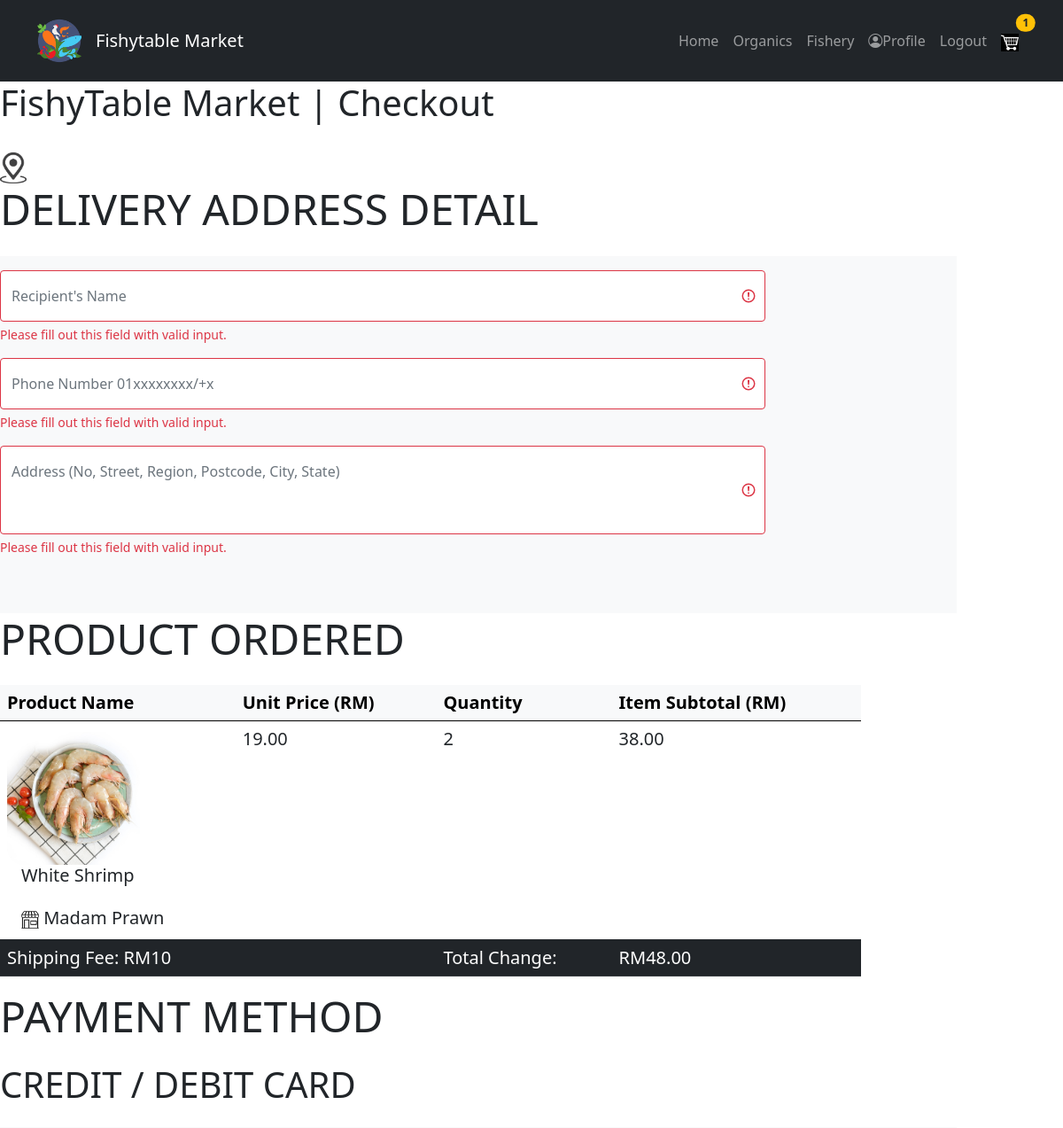
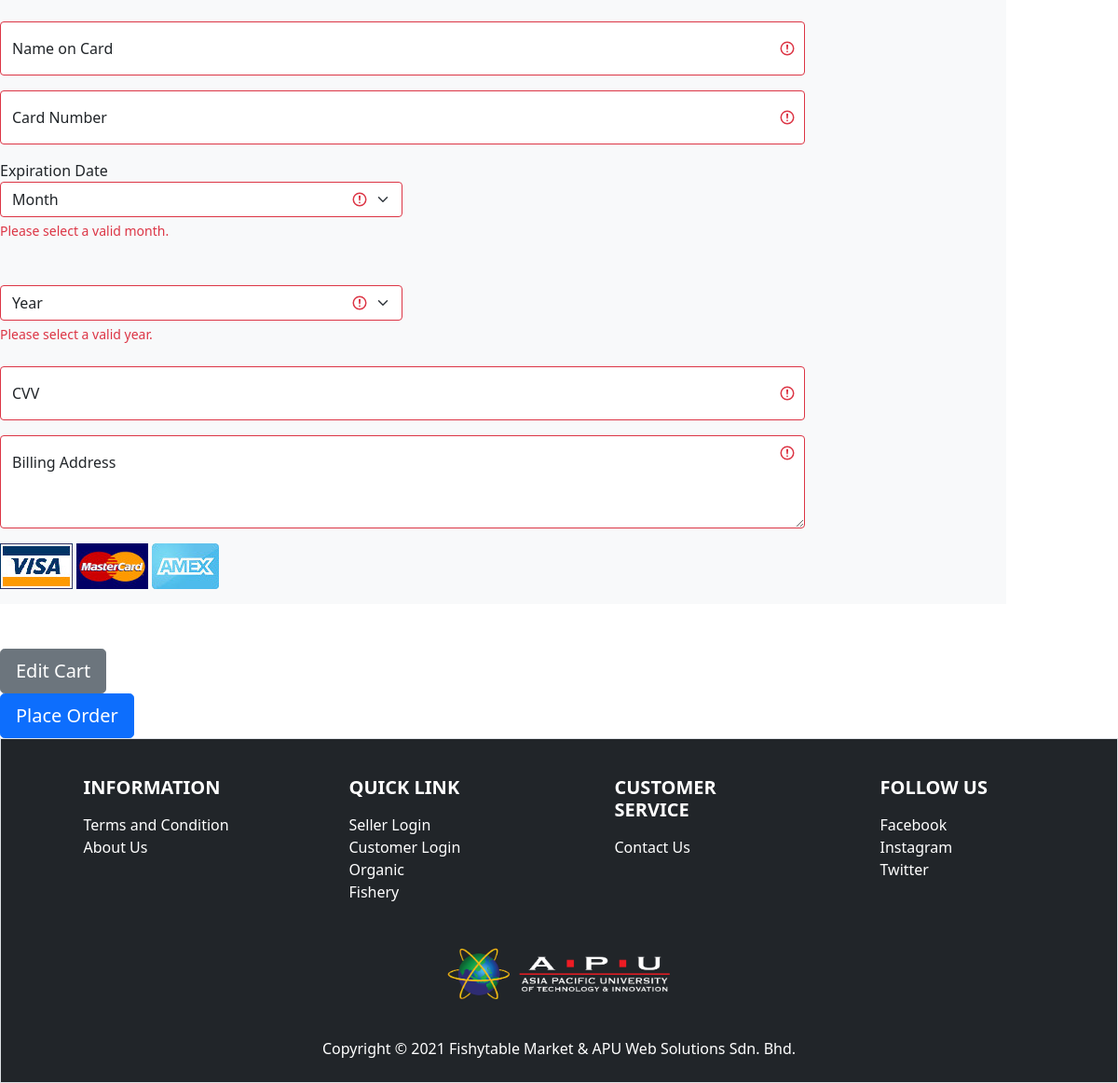
/checkoutPage.php (signed in), run on the app's committed database (2 pictures, top to bottom).
### tables this page shows
CREATE TABLE IF NOT EXISTS `productcartlist` (
  `ProductCartListID` int NOT NULL AUTO_INCREMENT,
  `Quantity` int NOT NULL,
  `UnitPrice` decimal(10,2) NOT NULL,
  `CartID` int NOT NULL,
  `ProductID` int NOT NULL,
  PRIMARY KEY (`ProductCartListID`),
  KEY `CartID` (`CartID`,`ProductID`),
  KEY `ProductID` (`ProductID`)
);

CREATE TABLE IF NOT EXISTS `product` (
  `ProductID` int NOT NULL AUTO_INCREMENT,
  `ProductName` varchar(60) NOT NULL,
  `ShippingMethod` varchar(25) NOT NULL,
  `Price` decimal(10,2) NOT NULL,
  `ProductSpecification` varchar(1200) DEFAULT NULL,
  `ProductPicture` varchar(255) NOT NULL,
  `Weight` int NOT NULL,
  `DateAdded` date NOT NULL,
  `SellerID` int NOT NULL,
  `SubCategoryID` char(6) NOT NULL,
  `ProductRating` int DEFAULT NULL,
  PRIMARY KEY (`ProductID`),
  KEY `SellerID` (`SellerID`,`SubCategoryID`),
  KEY `SubCategoryID` (`SubCategoryID`)
);

CREATE TABLE IF NOT EXISTS `seller` (
  `SellerID` int NOT NULL AUTO_INCREMENT,
  `SellerName` varchar(30) NOT NULL,
  `SellerEmail` varchar(255) NOT NULL,
  `SellerPassword` varchar(128) NOT NULL,
  `SellerTelephone` varchar(12) NOT NULL,
  `SellerPhoto` varchar(255) NOT NULL,
  `ShopName` varchar(30) NOT NULL,
  `SellerAddress` varchar(255) NOT NULL,
  `SellerDescription` varchar(500) DEFAULT NULL,
  `JoinDate` date NOT NULL,
  `SellerRating` int DEFAULT NULL,
  PRIMARY KEY (`SellerID`)
);

### checkoutPage.php (the view, shortened to what this page needs)
<?php require "resources/conn.php";
    $sql = mysqli_query($con, "SELECT * FROM (((productcartlist INNER JOIN cart ON productcartlist.CartID = cart.CartID) INNER JOIN product ON productcartlist.ProductID =product.ProductID) INNER JOIN seller ON product.SellerID = seller.SellerID) INNER JOIN customer ON cart.CustID = customer.CustID WHERE cart.CustID = ".$_SESSION['CustID']." AND cart.CartPaid = 0");
?>
<!DOCTYPE html>
<html>
    <head>
        <link rel="stylesheet" href="css/ml_css">
        <?php require "import_headInfo.php"; ?>
    </head>
    <body>
        <?php require "header.php";?>
        <div class="right-side-title">
            <h1 class="title-text">FishyTable Market | Checkout</h1>
        </div>
        <div class="flex-container-column" style="width:100%;">
            <br>
            <div class="flex-container-row w-90">
                <img src="image/location_icon.png" alt="location icon" style="width:30px; height:35px;">
                <div class="display-5">DELIVERY ADDRESS DETAIL</div>
            </div>
                <br>
            <form id="form1" class="flex-container-column bg-light pt-3 pb-3 was-validated" style="width:90%">
                <div style="width:80%">
                    <div class="form-floating mb-3">
                        <input type="text" class="form-control" id="floatingInput" name="recipientName" placeholder="Recipient's Name" pattern="[a-zA-Z][a-zA-Z ]{5,}" required>
                        <label class="text-secondary" for="floatingInput">Recipient's Name</label>
                        <div class="invalid-feedback">Please fill out this field with valid input.</div>
                    </div>
                    <div class="form-floating mb-3">
                        <input type="tel" class="form-control" id="floatingInput" placeholder="Phone Number" name="recipientPhone" pattern="^(\+?6?01)[0-46-9]-*[0-9]{7,8}$" required>
                        <label class="text-secondary" for="floatingInput">Phone Number 01xxxxxxxx/+x</label>
                        <div class="invalid-feedback">Please fill out this field with valid input.</div>
                    </div>
                    <div class="form-floating mb-3">
                        <input class="form-control" placeholder="Recipient address" id="floatingTextarea2" name="recipientAddress" style="height: 100px" pattern="[.0-9a-zA-Z/\s,-]{20,}" required>
                        <label class="text-secondary" for="floatingTextarea2">Address (No, Street, Region, Postcode, City, State)</label>
                        <div class="invalid-feedback">Please fill out this field with valid input.</div>
                    </div>
                </div>
                <br><br>
                <div class="bg-white flex-container-column" style="width:100%;">
                    <div class="display-5">PRODUCT ORDERED</div>
                    <br>
                    <div class="flex-container-column" style="width:90%">
                        <table class="table table-hover h5">
                            <thead class="table-light">
                                <tr>
                                    <th>Product Name</th>
                                    <th>Unit Price (RM)</th>
                                    <th>Quantity</th>
                                    <th>Item Subtotal (RM)</th>
                                </tr>
                            </thead>
                            <tbody>
                                <?php
                                $total = 0;
                                while ($data = mysqli_fetch_array($sql)) {
                                    $price = $data["Price"];
                                    $qty = $data["Quantity"];
                                    $subtotal = $price * $qty;
                                    $subtotal = number_format($subtotal,2);
                                    $total += $subtotal;
                                    $cartData ='<tr>
                                        <td>
                                            <div class="flex-container-row mt-1 mb-1 w-100" style="justify-content:start; align-items:start;">
                                                <div class="w-30">
                                                    <img src="'.$data["ProductPicture"].'" alt="indian treadfin" style="width:150px; height: 150px; border-radius:20px;">
                                                </div>
                                                <div class="w-70 ms-3">
                                                    '.$data["ProductName"].' <br><br>
                                                    <img src="image/shop_icon.png" alt="shop_icon" style="width:20px;height:20px;">
                                                    '.$data["ShopName"].'
                                                </div>
                                            </div>
                                        </td>
                                        <td>'.$price.'</td>
                                        <td>'.$qty.'</td>
                                        <td>'.$subtotal.'</td>
                                    </tr>';
                                    echo $cartData;
                                }
                                ?>
                            </tbody>
                            <tfoot class="table-dark">
                                <td colspan="2">Shipping Fee: RM10</td>
                                <td>Total Change:</td>
                                <td> RM<?php echo $totalPrice = number_format($total+10,2); ?></td>
                            </tfoot>
                        </table>
                    </div>
                    <div class="display-5">PAYMENT METHOD</div><br>
                    <div class="display-6">CREDIT / DEBIT CARD</div><br>
                </div>
                <div style="width:80%">
                <br>
                    <div class="form-floating mb-3">
                        <input type="text" placeholder="Name on Card" class="form-control" id="name-on-card" pattern="[a-zA-Z][a-zA-Z ]{5,}" required>
                        <label for="floatingInput">Name on Card</label>
                    </div>
                    <div class="form-floating mb-3">
                        <input type="tel" placeholder="Card Number" class="form-control" id="card-number" pattern="[0-9]{13,16}" required>
                        <label for="floatingInput">Card Number</label>
                    </div>
                    <div class="flex-container-row">
                        <div style="width:50%;">
                            <label>Expiration Date</label><br>
                            <select class="form-select" required>
                                <option value="" selected disabled>Month</option>
                            </select>
                            <div class="invalid-feedback">
                                Please select a valid month.
                            </div>
                            <br>
                        </div>
                        <div style="width:50%;">
                            <br>
                            <select class="form-select" required>
                                <option value="" selected disabled>Year</option>
                            </select>
                            <div class="invalid-feedback">
                                Please select a valid year.
                            </div>
                            <br>
                        </div>
                    </div>
                    <div class="form-floating mb-3 w-20">
                        <input type="tel" pattern="\d*" maxlength="4" placeholder="CVC" class="form-control" id="cvv" required>
                        <label for="floatingInput">CVV</label>
                    </div>
                    <div class="form-floating mb-3">
                        <textarea class="form-control" id="billing address" placeholder="Billing Address" style="height:100px;" required></textarea>
                        <label for="floatingInput">Billing Address</label>
                    </div>
                    <div class="form-group justify-center" id="credit_cards">
                        <img src="image/visa.jpg" id="visa">
                        <img src="image/mastercard.jpg" id="mastercard">
                        <img src="image/amex.jpg" id="amex">
                    </div>
                </div>
            </form>
            <br><br>
            <div class="flex-container-row some-padding">
                <a href="cartPage.php"><button type="button" class="btn btn-secondary btn-lg">Edit Cart</button></a>
                <button class="btn btn-primary btn-lg" form="form1" type="submit">Place Order</button>
            </div>
        </div>
        <?php require "footer.php";?>
    </body>
</html>

### data on the page
productcartlist: ProductID.ProductPicture (picture), ProductID.ProductName "White Shrimp", seller.ShopName "Madam Prawn", ProductID.Price "19.00", Quantity "2", subtotal "38.00"

### other printed values
$numOfCart "1"
$totalPrice = number_format($total+10,2) "48.00"
